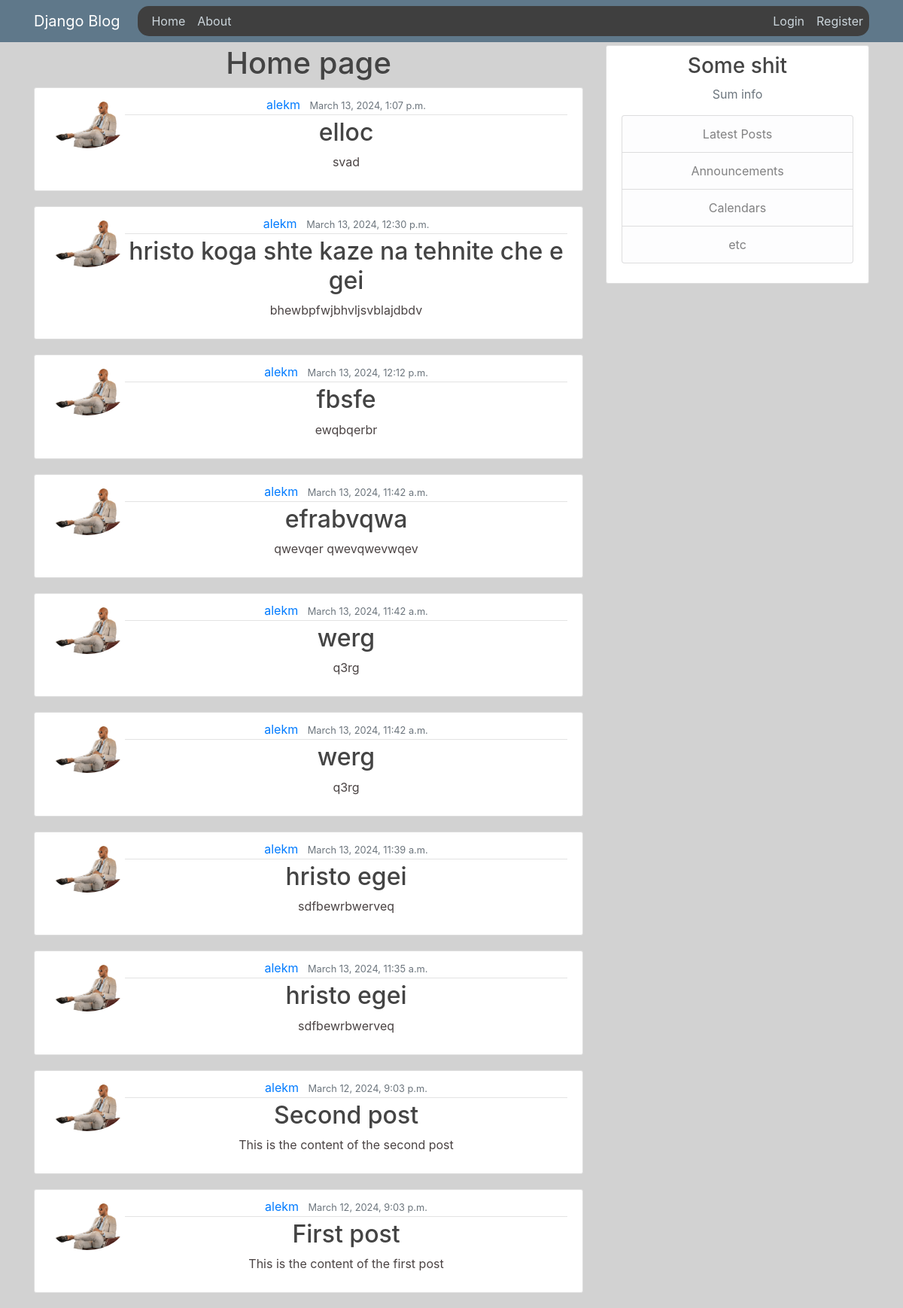
The page / on the database its author committed.
### tutorial_app_name1/models.py (models this page shows, shortened)
class Post (models.Model):
    title = models.CharField(max_length=100)
    content = models.TextField()
    date_posted = models.DateTimeField(default=timezone.now)
    author = models.ForeignKey(User, on_delete= models.CASCADE)

### tutorial_registration/models.py (models this page shows, shortened)
class Profile(models.Model):
    user = models.OneToOneField(User, on_delete=models.CASCADE)
    image = models.ImageField(default='default.jpg', upload_to='profile_pics')

### tutorial_app_name1/views.py (the view)
# urls.py: path('', PostListView.as_view(),name='home-page'),
class PostListView(ListView): #default finction
    model =Post
    template_name = 'tutorial_app_name1/home.html'
    context_object_name = 'posts'
    ordering = ['-date_posted'] # sort and display latest(by date)

### tutorial_app_name1/templates/tutorial_app_name1/home.html (shortened to what this page needs)
{% extends "tutorial_app_name1/common.html" %}
{% block content %}
    <h1>Home page</h1>
    {% for post in posts %}
    <article class="media content-section">
        <img
       class="rounded-circle" src ="{{ post.author.profile.image.url }}" style="max-width: 100px;padding: 0px;margin: 0px;">
        <div class="media-body">
          <div class="article-metadata">
            <a class="mr-2" href="#">{{ post.author }}</a>
            <small class="text-muted">{{ post.date_posted}}</small>
          </div>
          <h2><a class="article-title" href="{% url 'post-detail' post.id %}">{{ post.title }}</a></h2>
          <p class="article-content" style="color: rgba(36, 28, 28, 0.826);">{{ post.content }}</p>
        </div>
      </article>
    {% endfor %}
{% endblock content %}

### tutorial_app_name1/templates/tutorial_app_name1/common.html (shortened to what this page needs)
{% load static %}
<!DOCTYPE html>
<html lang="en">
<head>
    <link rel="stylesheet" href="https://cdn.jsdelivr.net/npm/bootstrap@4.4.1/dist/css/bootstrap.min.css">
    <link rel="stylesheet" type="text/css" href="{% static 'tutorial_app_name1/main.css' %}">
</head>
<body style="background-color: rgb(210, 210, 210); margin-top: 60px;color: aliceblue;align-items: center;text-align: center;">
    <header class="site-header">
        <nav class="navbar navbar-expand-md navbar-dark bg-steel fixed-top">
          <div class="container">
            <a class="navbar-brand mr-4" href="/">Django Blog</a>
            <div class="collapse navbar-collapse" id="navbarToggle" style="background-color: rgb(63, 63, 63); border-radius: 15px; padding-left: 10px;">
              <div class="navbar-nav mr-auto">
                <a class="nav-item nav-link" href="/">Home</a>
                <a class="nav-item nav-link" href="/about">About</a>
              </div>
              <div class="navbar-nav">
                {% if user.is_authenticated %}
                  <a class="nav-item nav-link" href="/post/new">Create a post</a>
                  <a class="nav-item nav-link" href="/logout">Logout</a>
                  <a class="nav-item nav-link" href="/profile">
                  Profile
                  </a>
                {% else %}
                  <a class="nav-item nav-link" href="/login">Login</a>
                  <a class="nav-item nav-link" href="/register">Register</a>
                  {% endif %}
              </div>
            </div>
          </div>
        </nav>
      </header>
      <main role="main" class="container">
        <div class="row">
          <div class="col-md-8">
            {% block content %}{% endblock %}
          </div>
          <div class="col-md-4">
            <div class="content-section">
              <h3>Some shit</h3>
              <p class='text-muted'>Sum info</p>
                <ul class="list-group">
                  <li class="list-group-item list-group-item-light">Latest Posts</li>
                  <li class="list-group-item list-group-item-light">Announcements</li>
                  <li class="list-group-item list-group-item-light">Calendars</li>
                  <li class="list-group-item list-group-item-light">etc</li>
                </ul>
            </div>
          </div>
        </div>
      </main>
</body>
</html>

### tutorial_app_name1/static/tutorial_app_name1/main.css (style rules this page uses)
body { background: #fafafa; color: #333333; margin-top: 5rem; }
h1, h2, h3, h4, h5, h6 { color: #444444; }
ul { margin: 0; }
.bg-steel { background-color: #5f788a; }
.site-header .navbar-nav .nav-link { color: #cbd5db; }
.content-section { background: #ffffff; padding: 10px 20px; border: 1px solid #dddddd; border-radius: 3px; margin-bottom: 20px; }
.article-title { color: #444444; }
.article-content { white-space: pre-line; }
.article-metadata { padding-bottom: 1px; margin-bottom: 4px; border-bottom: 1px solid #e3e3e3 }

### rows shown on the page
Post: author.profile.image (picture), author "alekm", date_posted "March 13, 2024, 1:07 p.m.", title "elloc", content "svad"
Post: author.profile.image (picture), author "alekm", date_posted "March 13, 2024, 12:30 p.m.", title "hristo koga shte kaze na tehnite che e gei", content "bhewbpfwjbhvljsvblajdbdv"
Post: author.profile.image (picture), author "alekm", date_posted "March 13, 2024, 12:12 p.m.", title "fbsfe", content "ewqbqerbr"
Post: author.profile.image (picture), author "alekm", date_posted "March 13, 2024, 11:42 a.m.", title "efrabvqwa", content "qwevqer qwevqwevwqev"
Post: author.profile.image (picture), author "alekm", date_posted "March 13, 2024, 11:42 a.m.", title "werg", content "q3rg"
Post: author.profile.image (picture), author "alekm", date_posted "March 13, 2024, 11:42 a.m.", title "werg", content "q3rg"
Post: author.profile.image (picture), author "alekm", date_posted "March 13, 2024, 11:39 a.m.", title "hristo egei", content "sdfbewrbwerveq"
Post: author.profile.image (picture), author "alekm", date_posted "March 13, 2024, 11:35 a.m.", title "hristo egei", content "sdfbewrbwerveq"
Post: author.profile.image (picture), author "alekm", date_posted "March 12, 2024, 9:03 p.m.", title "Second post", content "This is the content of the second post"
Post: author.profile.image (picture), author "alekm", date_posted "March 12, 2024, 9:03 p.m.", title "First post", content "This is the content of the first post"
